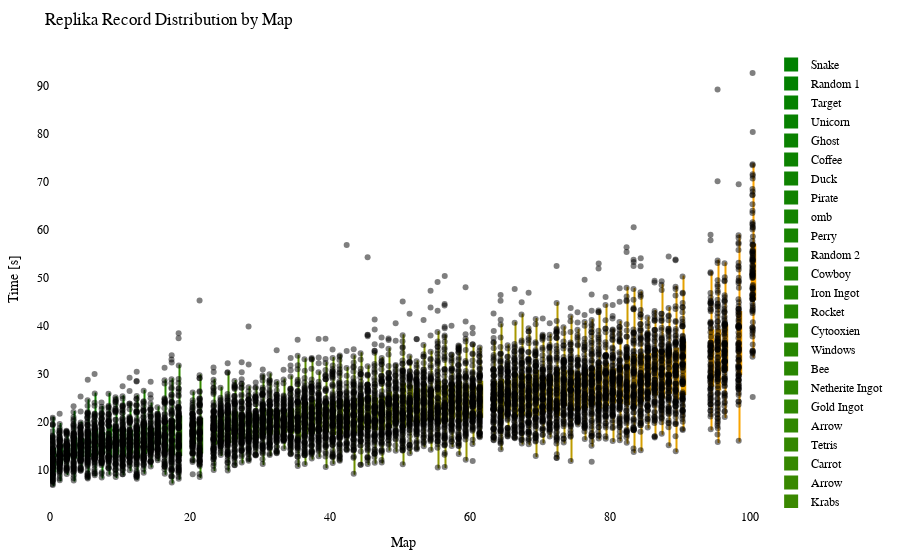

Write notebook code for a chart like this one.
### Code cell
import plotly.graph_objects as go
import plotly.io as pio
from matplotlib.colors import LinearSegmentedColormap, to_hex

df = getRecordsDataframe(minigame="Replika")

# sort df columns by mean value 
df = df.reindex(df.mean().sort_values().index, axis=1)

# drop sum column
df = df.drop(columns=["Sum"])

# replace 25 with NaN
df = df.replace(25, np.nan)

# remove "ms " from column names
df.columns = df.columns.str.replace('ms ', '')

# Exclude the first column (assuming it's the column you don't want to include)
df_to_html = df.iloc[:, 1:]

# Calculate the offset for centering the data points
num_columns = len(df_to_html.columns)
offset = 0.5

# Create a green to orange gradient
cmap = LinearSegmentedColormap.from_list("green_orange", ["green", "orange"])
colors = [to_hex(cmap(i / (num_columns - 1))) for i in range(num_columns)]

# Create a Swarm plot using Plotly
fig = go.Figure()

for i, (column, color) in enumerate(zip(df_to_html.columns, colors)):
    x_values = [i + offset] * len(df_to_html[column])  # Adjust x-values with offset for horizontal centering
    fig.add_trace(go.Box(x=x_values,
                         y=df_to_html[column],
                         name=column,
                         boxpoints='all',
                         pointpos=-0.5,  # Adjust point position to prevent overlapping
                         marker=dict(color='rgba(0,0,0,0.5)', size=6),  # Adjust marker color and size
                         line=dict(color=color),
                         fillcolor=color,
                         hovertext=df_to_html.index,
                         hoverinfo='name+text+y',
                         showlegend=True))

fig.update_layout(title="Replika Record Distribution by Map",
                  xaxis=dict(title="Map"),
                  yaxis=dict(title="Time [s]"),
                  showlegend=True,
                  font=dict(family="Arial", size=12, color="black"),  # Customize font
                  plot_bgcolor="white",  # Set background color
                  margin=dict(l=50, r=50, t=50, b=50),  # Adjust margins for better layout
                  )

# Show the figure
fig.show()

# Export the plot to an HTML file
pio.write_html(fig, "out/repl_swarm_plot.html")

### Figure 1 — Plotly figure (JSON) as saved in the notebook; plotly's stock layout.template omitted (floating-point values rounded to 4 significant figures; data arrays with more than 128 entries replaced by an {"elided": "..."} marker saying what was removed)
{"data": [{"boxpoints": "all", "fillcolor": "#008000", "hoverinfo": "name+text+y", "hovertext": {"elided": "140 str values"}, "line": {"color": "#008000"}, "marker": {"color": "rgba(0,0,0,0.5)", "size": 6}, "name": "Snake", "pointpos": -0.5, "showlegend": true, "type": "box", "x": {"elided": "140 float values"}, "y": {"elided": "140 float values"}}, {"boxpoints": "all", "fillcolor": "#028000", "hoverinfo": "name+text+y", "hovertext": {"elided": "140 str values"}, "line": {"color": "#028000"}, "marker": {"color": "rgba(0,0,0,0.5)", "size": 6}, "name": "Random 1", "pointpos": -0.5, "showlegend": true, "type": "box", "x": {"elided": "140 float values"}, "y": {"elided": "140 float values"}}, {"boxpoints": "all", "fillcolor": "#058100", "hoverinfo": "name+text+y", "hovertext": {"elided": "140 str values"}, "line": {"color": "#058100"}, "marker": {"color": "rgba(0,0,0,0.5)", "size": 6}, "name": "Target", "pointpos": -0.5, "showlegend": true, "type": "box", "x": {"elided": "140 float values"}, "y": {"elided": "140 float values"}}, {"boxpoints": "all", "fillcolor": "#078100", "hoverinfo": "name+text+y", "hovertext": {"elided": "140 str values"}, "line": {"color": "#078100"}, "marker": {"color": "rgba(0,0,0,0.5)", "size": 6}, "name": "Unicorn", "pointpos": -0.5, "showlegend": true, "type": "box", "x": {"elided": "140 float values"}, "y": {"elided": "140 float values"}}, {"boxpoints": "all", "fillcolor": "#0a8100", "hoverinfo": "name+text+y", "hovertext": {"elided": "140 str values"}, "line": {"color": "#0a8100"}, "marker": {"color": "rgba(0,0,0,0.5)", "size": 6}, "name": "Ghost", "pointpos": -0.5, "showlegend": true, "type": "box", "x": {"elided": "140 float values"}, "y": {"elided": "140 float values"}}, {"boxpoints": "all", "fillcolor": "#0c8200", "hoverinfo": "name+text+y", "hovertext": {"elided": "140 str values"}, "line": {"color": "#0c8200"}, "marker": {"color": "rgba(0,0,0,0.5)", "size": 6}, "name": "Coffee", "pointpos": -0.5, "showlegend": true, "type": "box", "x": {"elided": "140 float values"}, "y": {"elided": "140 float values"}}, {"boxpoints": "all", "fillcolor": "#0f8200", "hoverinfo": "name+text+y", "hovertext": {"elided": "140 str values"}, "line": {"color": "#0f8200"}, "marker": {"color": "rgba(0,0,0,0.5)", "size": 6}, "name": "Duck", "pointpos": -0.5, "showlegend": true, "type": "box", "x": {"elided": "140 float values"}, "y": {"elided": "140 float values"}}, {"boxpoints": "all", "fillcolor": "#118200", "hoverinfo": "name+text+y", "hovertext": {"elided": "140 str values"}, "line": {"color": "#118200"}, "marker": {"color": "rgba(0,0,0,0.5)", "size": 6}, "name": "Pirate", "pointpos": -0.5, "showlegend": true, "type": "box", "x": {"elided": "140 float values"}, "y": {"elided": "140 float values"}}, {"boxpoints": "all", "fillcolor": "#148300", "hoverinfo": "name+text+y", "hovertext": {"elided": "140 str values"}, "line": {"color": "#148300"}, "marker": {"color": "rgba(0,0,0,0.5)", "size": 6}, "name": "omb", "pointpos": -0.5, "showlegend": true, "type": "box", "x": {"elided": "140 float values"}, "y": {"elided": "140 float values"}}, {"boxpoints": "all", "fillcolor": "#178300", "hoverinfo": "name+text+y", "hovertext": {"elided": "140 str values"}, "line": {"color": "#178300"}, "marker": {"color": "rgba(0,0,0,0.5)", "size": 6}, "name": "Perry", "pointpos": -0.5, "showlegend": true, "type": "box", "x": {"elided": "140 float values"}, "y": {"elided": "140 float values"}}, {"boxpoints": "all", "fillcolor": "#198400", "hoverinfo": "name+text+y", "hovertext": {"elided": "140 str values"}, "line": {"color": "#198400"}, "marker": {"color": "rgba(0,0,0,0.5)", "size": 6}, "name": "Random 2", "pointpos": -0.5, "showlegend": true, "type": "box", "x": {"elided": "140 float values"}, "y": {"elided": "140 float values"}}, {"boxpoints": "all", "fillcolor": "#1c8400", "hoverinfo": "name+text+y", "hovertext": {"elided": "140 str values"}, "line": {"color": "#1c8400"}, "marker": {"color": "rgba(0,0,0,0.5)", "size": 6}, "name": "Cowboy", "pointpos": -0.5, "showlegend": true, "type": "box", "x": {"elided": "140 float values"}, "y": {"elided": "140 float values"}}, {"boxpoints": "all", "fillcolor": "#1e8400", "hoverinfo": "name+text+y", "hovertext": {"elided": "140 str values"}, "line": {"color": "#1e8400"}, "marker": {"color": "rgba(0,0,0,0.5)", "size": 6}, "name": "Iron Ingot", "pointpos": -0.5, "showlegend": true, "type": "box", "x": {"elided": "140 float values"}, "y": {"elided": "140 float values"}}, {"boxpoints": "all", "fillcolor": "#218500", "hoverinfo": "name+text+y", "hovertext": {"elided": "140 str values"}, "line": {"color": "#218500"}, "marker": {"color": "rgba(0,0,0,0.5)", "size": 6}, "name": "Rocket", "pointpos": -0.5, "showlegend": true, "type": "box", "x": {"elided": "140 float values"}, "y": {"elided": "140 float values"}}, {"boxpoints": "all", "fillcolor": "#238500", "hoverinfo": "name+text+y", "hovertext": {"elided": "140 str values"}, "line": {"color": "#238500"}, "marker": {"color": "rgba(0,0,0,0.5)", "size": 6}, "name": "Cytooxien", "pointpos": -0.5, "showlegend": true, "type": "box", "x": {"elided": "140 float values"}, "y": {"elided": "140 float values"}}, {"boxpoints": "all", "fillcolor": "#268600", "hoverinfo": "name+text+y", "hovertext": {"elided": "140 str values"}, "line": {"color": "#268600"}, "marker": {"color": "rgba(0,0,0,0.5)", "size": 6}, "name": "Windows", "pointpos": -0.5, "showlegend": true, "type": "box", "x": {"elided": "140 float values"}, "y": {"elided": "140 float values"}}, {"boxpoints": "all", "fillcolor": "#288600", "hoverinfo": "name+text+y", "hovertext": {"elided": "140 str values"}, "line": {"color": "#288600"}, "marker": {"color": "rgba(0,0,0,0.5)", "size": 6}, "name": "Bee", "pointpos": -0.5, "showlegend": true, "type": "box", "x": {"elided": "140 float values"}, "y": {"elided": "140 float values"}}, {"boxpoints": "all", "fillcolor": "#2b8600", "hoverinfo": "name+text+y", "hovertext": {"elided": "140 str values"}, "line": {"color": "#2b8600"}, "marker": {"color": "rgba(0,0,0,0.5)", "size": 6}, "name": "Netherite Ingot", "pointpos": -0.5, "showlegend": true, "type": "box", "x": {"elided": "140 float values"}, "y": {"elided": "140 float values"}}, {"boxpoints": "all", "fillcolor": "#2e8700", "hoverinfo": "name+text+y", "hovertext": {"elided": "140 str values"}, "line": {"color": "#2e8700"}, "marker": {"color": "rgba(0,0,0,0.5)", "size": 6}, "name": "Gold Ingot", "pointpos": -0.5, "showlegend": true, "type": "box", "x": {"elided": "140 float values"}, "y": {"elided": "140 float values"}}, {"boxpoints": "all", "fillcolor": "#308700", "hoverinfo": "name+text+y", "hovertext": {"elided": "140 str values"}, "line": {"color": "#308700"}, "marker": {"color": "rgba(0,0,0,0.5)", "size": 6}, "name": "Arrow", "pointpos": -0.5, "showlegend": true, "type": "box", "x": {"elided": "140 float values"}, "y": {"elided": "140x2 float values"}}, {"boxpoints": "all", "fillcolor": "#338700", "hoverinfo": "name+text+y", "hovertext": {"elided": "140 str values"}, "line": {"color": "#338700"}, "marker": {"color": "rgba(0,0,0,0.5)", "size": 6}, "name": "Tetris", "pointpos": -0.5, "showlegend": true, "type": "box", "x": {"elided": "140 float values"}, "y": {"elided": "140 float values"}}, {"boxpoints": "all", "fillcolor": "#358800", "hoverinfo": "name+text+y", "hovertext": {"elided": "140 str values"}, "line": {"color": "#358800"}, "marker": {"color": "rgba(0,0,0,0.5)", "size": 6}, "name": "Carrot", "pointpos": -0.5, "showlegend": true, "type": "box", "x": {"elided": "140 float values"}, "y": {"elided": "140 float values"}}, {"boxpoints": "all", "fillcolor": "#388800", "hoverinfo": "name+text+y", "hovertext": {"elided": "140 str values"}, "line": {"color": "#388800"}, "marker": {"color": "rgba(0,0,0,0.5)", "size": 6}, "name": "Arrow", "pointpos": -0.5, "showlegend": true, "type": "box", "x": {"elided": "140 float values"}, "y": {"elided": "140x2 float values"}}, {"boxpoints": "all", "fillcolor": "#3a8800", "hoverinfo": "name+text+y", "hovertext": {"elided": "140 str values"}, "line": {"color": "#3a8800"}, "marker": {"color": "rgba(0,0,0,0.5)", "size": 6}, "name": "Krabs", "pointpos": -0.5, "showlegend": true, "type": "box", "x": {"elided": "140 float values"}, "y": {"elided": "140 float values"}}, {"boxpoints": "all", "fillcolor": "#3d8900", "hoverinfo": "name+text+y", "hovertext": {"elided": "140 str values"}, "line": {"color": "#3d8900"}, "marker": {"color": "rgba(0,0,0,0.5)", "size": 6}, "name": "Cookie", "pointpos": -0.5, "showlegend": true, "type": "box", "x": {"elided": "140 float values"}, "y": {"elided": "140 float values"}}, {"boxpoints": "all", "fillcolor": "#408900", "hoverinfo": "name+text+y", "hovertext": {"elided": "140 str values"}, "line": {"color": "#408900"}, "marker": {"color": "rgba(0,0,0,0.5)", "size": 6}, "name": "Poppy", "pointpos": -0.5, "showlegend": true, "type": "box", "x": {"elided": "140 float values"}, "y": {"elided": "140 float values"}}, {"boxpoints": "all", "fillcolor": "#428a00", "hoverinfo": "name+text+y", "hovertext": {"elided": "140 str values"}, "line": {"color": "#428a00"}, "marker": {"color": "rgba(0,0,0,0.5)", "size": 6}, "name": "Pacman Ghost", "pointpos": -0.5, "showlegend": true, "type": "box", "x": {"elided": "140 float values"}, "y": {"elided": "140 float values"}}, {"boxpoints": "all", "fillcolor": "#458a00", "hoverinfo": "name+text+y", "hovertext": {"elided": "140 str values"}, "line": {"color": "#458a00"}, "marker": {"color": "rgba(0,0,0,0.5)", "size": 6}, "name": "Water Temple", "pointpos": -0.5, "showlegend": true, "type": "box", "x": {"elided": "140 float values"}, "y": {"elided": "140 float values"}}, {"boxpoints": "all", "fillcolor": "#478a00", "hoverinfo": "name+text+y", "hovertext": {"elided": "140 str values"}, "line": {"color": "#478a00"}, "marker": {"color": "rgba(0,0,0,0.5)", "size": 6}, "name": "Koopa", "pointpos": -0.5, "showlegend": true, "type": "box", "x": {"elided": "140 float values"}, "y": {"elided": "140 float values"}}, {"boxpoints": "all", "fillcolor": "#4a8b00", "hoverinfo": "name+text+y", "hovertext": {"elided": "140 str values"}, "line": {"color": "#4a8b00"}, "marker": {"color": "rgba(0,0,0,0.5)", "size": 6}, "name": "Twitch", "pointpos": -0.5, "showlegend": true, "type": "box", "x": {"elided": "140 float values"}, "y": {"elided": "140 float values"}}, {"boxpoints": "all", "fillcolor": "#4c8b00", "hoverinfo": "name+text+y", "hovertext": {"elided": "140 str values"}, "line": {"color": "#4c8b00"}, "marker": {"color": "rgba(0,0,0,0.5)", "size": 6}, "name": "Mario", "pointpos": -0.5, "showlegend": true, "type": "box", "x": {"elided": "140 float values"}, "y": {"elided": "140 float values"}}, {"boxpoints": "all", "fillcolor": "#4f8b00", "hoverinfo": "name+text+y", "hovertext": {"elided": "140 str values"}, "line": {"color": "#4f8b00"}, "marker": {"color": "rgba(0,0,0,0.5)", "size": 6}, "name": "Poke Ball", "pointpos": -0.5, "showlegend": true, "type": "box", "x": {"elided": "140 float values"}, "y": {"elided": "140 float values"}}, {"boxpoints": "all", "fillcolor": "#518c00", "hoverinfo": "name+text+y", "hovertext": {"elided": "140 str values"}, "line": {"color": "#518c00"}, "marker": {"color": "rgba(0,0,0,0.5)", "size": 6}, "name": "Controller", "pointpos": -0.5, "showlegend": true, "type": "box", "x": {"elided": "140 float values"}, "y": {"elided": "140 float values"}}, {"boxpoints": "all", "fillcolor": "#548c00", "hoverinfo": "name+text+y", "hovertext": {"elided": "140 str values"}, "line": {"color": "#548c00"}, "marker": {"color": "rgba(0,0,0,0.5)", "size": 6}, "name": "Camera", "pointpos": -0.5, "showlegend": true, "type": "box", "x": {"elided": "140 float values"}, "y": {"elided": "140 float values"}}, {"boxpoints": "all", "fillcolor": "#578d00", "hoverinfo": "name+text+y", "hovertext": {"elided": "140 str values"}, "line": {"color": "#578d00"}, "marker": {"color": "rgba(0,0,0,0.5)", "size": 6}, "name": "Diskette", "pointpos": -0.5, "showlegend": true, "type": "box", "x": {"elided": "140 float values"}, "y": {"elided": "140 float values"}}, {"boxpoints": "all", "fillcolor": "#598d00", "hoverinfo": "name+text+y", "hovertext": {"elided": "140 str values"}, "line": {"color": "#598d00"}, "marker": {"color": "rgba(0,0,0,0.5)", "size": 6}, "name": "House", "pointpos": -0.5, "showlegend": true, "type": "box", "x": {"elided": "140 float values"}, "y": {"elided": "140 float values"}}, {"boxpoints": "all", "fillcolor": "#5c8d00", "hoverinfo": "name+text+y", "hovertext": {"elided": "140 str values"}, "line": {"color": "#5c8d00"}, "marker": {"color": "rgba(0,0,0,0.5)", "size": 6}, "name": "Caterpie", "pointpos": -0.5, "showlegend": true, "type": "box", "x": {"elided": "140 float values"}, "y": {"elided": "140 float values"}}, {"boxpoints": "all", "fillcolor": "#5e8e00", "hoverinfo": "name+text+y", "hovertext": {"elided": "140 str values"}, "line": {"color": "#5e8e00"}, "marker": {"color": "rgba(0,0,0,0.5)", "size": 6}, "name": "YouTube", "pointpos": -0.5, "showlegend": true, "type": "box", "x": {"elided": "140 float values"}, "y": {"elided": "140 float values"}}, {"boxpoints": "all", "fillcolor": "#618e00", "hoverinfo": "name+text+y", "hovertext": {"elided": "140 str values"}, "line": {"color": "#618e00"}, "marker": {"color": "rgba(0,0,0,0.5)", "size": 6}, "name": "Parrot", "pointpos": -0.5, "showlegend": true, "type": "box", "x": {"elided": "140 float values"}, "y": {"elided": "140 float values"}}, {"boxpoints": "all", "fillcolor": "#638e00", "hoverinfo": "name+text+y", "hovertext": {"elided": "140 str values"}, "line": {"color": "#638e00"}, "marker": {"color": "rgba(0,0,0,0.5)", "size": 6}, "name": "Baby Yoda", "pointpos": -0.5, "showlegend": true, "type": "box", "x": {"elided": "140 float values"}, "y": {"elided": "140 float values"}}, {"boxpoints": "all", "fillcolor": "#668f00", "hoverinfo": "name+text+y", "hovertext": {"elided": "140 str values"}, "line": {"color": "#668f00"}, "marker": {"color": "rgba(0,0,0,0.5)", "size": 6}, "name": "Sonic", "pointpos": -0.5, "showlegend": true, "type": "box", "x": {"elided": "140 float values"}, "y": {"elided": "140 float values"}}, {"boxpoints": "all", "fillcolor": "#688f00", "hoverinfo": "name+text+y", "hovertext": {"elided": "140 str values"}, "line": {"color": "#688f00"}, "marker": {"color": "rgba(0,0,0,0.5)", "size": 6}, "name": "Chicken", "pointpos": -0.5, "showlegend": true, "type": "box", "x": {"elided": "140 float values"}, "y": {"elided": "140 float values"}}, {"boxpoints": "all", "fillcolor": "#6b9000", "hoverinfo": "name+text+y", "hovertext": {"elided": "140 str values"}, "line": {"color": "#6b9000"}, "marker": {"color": "rgba(0,0,0,0.5)", "size": 6}, "name": "Twitter", "pointpos": -0.5, "showlegend": true, "type": "box", "x": {"elided": "140 float values"}, "y": {"elided": "140 float values"}}, {"boxpoints": "all", "fillcolor": "#6e9000", "hoverinfo": "name+text+y", "hovertext": {"elided": "140 str values"}, "line": {"color": "#6e9000"}, "marker": {"color": "rgba(0,0,0,0.5)", "size": 6}, "name": "Excavator", "pointpos": -0.5, "showlegend": true, "type": "box", "x": {"elided": "140 float values"}, "y": {"elided": "140 float values"}}, {"boxpoints": "all", "fillcolor": "#709000", "hoverinfo": "name+text+y", "hovertext": {"elided": "140 str values"}, "line": {"color": "#709000"}, "marker": {"color": "rgba(0,0,0,0.5)", "size": 6}, "name": "Fox", "pointpos": -0.5, "showlegend": true, "type": "box", "x": {"elided": "140 float values"}, "y": {"elided": "140 float values"}}, {"boxpoints": "all", "fillcolor": "#739100", "hoverinfo": "name+text+y", "hovertext": {"elided": "140 str values"}, "line": {"color": "#739100"}, "marker": {"color": "rgba(0,0,0,0.5)", "size": 6}, "name": "Egg", "pointpos": -0.5, "showlegend": true, "type": "box", "x": {"elided": "140 float values"}, "y": {"elided": "140 float values"}}, {"boxpoints": "all", "fillcolor": "#759100", "hoverinfo": "name+text+y", "hovertext": {"elided": "140 str values"}, "line": {"color": "#759100"}, "marker": {"color": "rgba(0,0,0,0.5)", "size": 6}, "name": "Frog", "pointpos": -0.5, "showlegend": true, "type": "box", "x": {"elided": "140 float values"}, "y": {"elided": "140 float values"}}, {"boxpoints": "all", "fillcolor": "#789100", "hoverinfo": "name+text+y", "hovertext": {"elided": "140 str values"}, "line": {"color": "#789100"}, "marker": {"color": "rgba(0,0,0,0.5)", "size": 6}, "name": "of Meat", "pointpos": -0.5, "showlegend": true, "type": "box", "x": {"elided": "140 float values"}, "y": {"elided": "140 float values"}}, {"boxpoints": "all", "fillcolor": "#7a9200", "hoverinfo": "name+text+y", "hovertext": {"elided": "140 str values"}, "line": {"color": "#7a9200"}, "marker": {"color": "rgba(0,0,0,0.5)", "size": 6}, "name": "Tree", "pointpos": -0.5, "showlegend": true, "type": "box", "x": {"elided": "140 float values"}, "y": {"elided": "140 float values"}}, {"boxpoints": "all", "fillcolor": "#7d9200", "hoverinfo": "name+text+y", "hovertext": {"elided": "140 str values"}, "line": {"color": "#7d9200"}, "marker": {"color": "rgba(0,0,0,0.5)", "size": 6}, "name": "Thinking 2", "pointpos": -0.5, "showlegend": true, "type": "box", "x": {"elided": "140 float values"}, "y": {"elided": "140 float values"}}, {"boxpoints": "all", "fillcolor": "#809300", "hoverinfo": "name+text+y", "hovertext": {"elided": "140 str values"}, "line": {"color": "#809300"}, "marker": {"color": "rgba(0,0,0,0.5)", "size": 6}, "name": "The Sea", "pointpos": -0.5, "showlegend": true, "type": "box", "x": {"elided": "140 float values"}, "y": {"elided": "140 float values"}}, {"boxpoints": "all", "fillcolor": "#829300", "hoverinfo": "name+text+y", "hovertext": {"elided": "140 str values"}, "line": {"color": "#829300"}, "marker": {"color": "rgba(0,0,0,0.5)", "size": 6}, "name": "ppHop 2", "pointpos": -0.5, "showlegend": true, "type": "box", "x": {"elided": "140 float values"}, "y": {"elided": "140 float values"}}, {"boxpoints": "all", "fillcolor": "#859300", "hoverinfo": "name+text+y", "hovertext": {"elided": "140 str values"}, "line": {"color": "#859300"}, "marker": {"color": "rgba(0,0,0,0.5)", "size": 6}, "name": "Thinking", "pointpos": -0.5, "showlegend": true, "type": "box", "x": {"elided": "140 float values"}, "y": {"elided": "140 float values"}}, {"boxpoints": "all", "fillcolor": "#879400", "hoverinfo": "name+text+y", "hovertext": {"elided": "140 str values"}, "line": {"color": "#879400"}, "marker": {"color": "rgba(0,0,0,0.5)", "size": 6}, "name": "Heart", "pointpos": -0.5, "showlegend": true, "type": "box", "x": {"elided": "140 float values"}, "y": {"elided": "140 float values"}}, {"boxpoints": "all", "fillcolor": "#8a9400", "hoverinfo": "name+text+y", "hovertext": {"elided": "140 str values"}, "line": {"color": "#8a9400"}, "marker": {"color": "rgba(0,0,0,0.5)", "size": 6}, "name": "Up", "pointpos": -0.5, "showlegend": true, "type": "box", "x": {"elided": "140 float values"}, "y": {"elided": "140 float values"}}, {"boxpoints": "all", "fillcolor": "#8c9400", "hoverinfo": "name+text+y", "hovertext": {"elided": "140 str values"}, "line": {"color": "#8c9400"}, "marker": {"color": "rgba(0,0,0,0.5)", "size": 6}, "name": "Sheep", "pointpos": -0.5, "showlegend": true, "type": "box", "x": {"elided": "140 float values"}, "y": {"elided": "140 float values"}}, {"boxpoints": "all", "fillcolor": "#8f9500", "hoverinfo": "name+text+y", "hovertext": {"elided": "140 str values"}, "line": {"color": "#8f9500"}, "marker": {"color": "rgba(0,0,0,0.5)", "size": 6}, "name": "Pizza", "pointpos": -0.5, "showlegend": true, "type": "box", "x": {"elided": "140 float values"}, "y": {"elided": "140 float values"}}, {"boxpoints": "all", "fillcolor": "#919500", "hoverinfo": "name+text+y", "hovertext": {"elided": "140 str values"}, "line": {"color": "#919500"}, "marker": {"color": "rgba(0,0,0,0.5)", "size": 6}, "name": "Skeleton", "pointpos": -0.5, "showlegend": true, "type": "box", "x": {"elided": "140 float values"}, "y": {"elided": "140 float values"}}, {"boxpoints": "all", "fillcolor": "#949500", "hoverinfo": "name+text+y", "hovertext": {"elided": "140 str values"}, "line": {"color": "#949500"}, "marker": {"color": "rgba(0,0,0,0.5)", "size": 6}, "name": "French Fries", "pointpos": -0.5, "showlegend": true, "type": "box", "x": {"elided": "140 float values"}, "y": {"elided": "140 float values"}}, {"boxpoints": "all", "fillcolor": "#979600", "hoverinfo": "name+text+y", "hovertext": {"elided": "140 str values"}, "line": {"color": "#979600"}, "marker": {"color": "rgba(0,0,0,0.5)", "size": 6}, "name": "Cherry", "pointpos": -0.5, "showlegend": true, "type": "box", "x": {"elided": "140 float values"}, "y": {"elided": "140 float values"}}, {"boxpoints": "all", "fillcolor": "#999600", "hoverinfo": "name+text+y", "hovertext": {"elided": "140 str values"}, "line": {"color": "#999600"}, "marker": {"color": "rgba(0,0,0,0.5)", "size": 6}, "name": "Mountain", "pointpos": -0.5, "showlegend": true, "type": "box", "x": {"elided": "140 float values"}, "y": {"elided": "140 float values"}}, {"boxpoints": "all", "fillcolor": "#9c9700", "hoverinfo": "name+text+y", "hovertext": {"elided": "140 str values"}, "line": {"color": "#9c9700"}, "marker": {"color": "rgba(0,0,0,0.5)", "size": 6}, "name": "Among Us", "pointpos": -0.5, "showlegend": true, "type": "box", "x": {"elided": "140 float values"}, "y": {"elided": "140 float values"}}, {"boxpoints": "all", "fillcolor": "#9e9700", "hoverinfo": "name+text+y", "hovertext": {"elided": "140 str values"}, "line": {"color": "#9e9700"}, "marker": {"color": "rgba(0,0,0,0.5)", "size": 6}, "name": "Cow", "pointpos": -0.5, "showlegend": true, "type": "box", "x": {"elided": "140 float values"}, "y": {"elided": "140x2 float values"}}, {"boxpoints": "all", "fillcolor": "#a19700", "hoverinfo": "name+text+y", "hovertext": {"elided": "140 str values"}, "line": {"color": "#a19700"}, "marker": {"color": "rgba(0,0,0,0.5)", "size": 6}, "name": "Hourglass", "pointpos": -0.5, "showlegend": true, "type": "box", "x": {"elided": "140 float values"}, "y": {"elided": "140 float values"}}, {"boxpoints": "all", "fillcolor": "#a39800", "hoverinfo": "name+text+y", "hovertext": {"elided": "140 str values"}, "line": {"color": "#a39800"}, "marker": {"color": "rgba(0,0,0,0.5)", "size": 6}, "name": "Wizard", "pointpos": -0.5, "showlegend": true, "type": "box", "x": {"elided": "140 float values"}, "y": {"elided": "140 float values"}}, {"boxpoints": "all", "fillcolor": "#a69800", "hoverinfo": "name+text+y", "hovertext": {"elided": "140 str values"}, "line": {"color": "#a69800"}, "marker": {"color": "rgba(0,0,0,0.5)", "size": 6}, "name": "Blue Monster", "pointpos": -0.5, "showlegend": true, "type": "box", "x": {"elided": "140 float values"}, "y": {"elided": "140 float values"}}, {"boxpoints": "all", "fillcolor": "#a89800", "hoverinfo": "name+text+y", "hovertext": {"elided": "140 str values"}, "line": {"color": "#a89800"}, "marker": {"color": "rgba(0,0,0,0.5)", "size": 6}, "name": "Galaxian Alien", "pointpos": -0.5, "showlegend": true, "type": "box", "x": {"elided": "140 float values"}, "y": {"elided": "140 float values"}}, {"boxpoints": "all", "fillcolor": "#ab9900", "hoverinfo": "name+text+y", "hovertext": {"elided": "140 str values"}, "line": {"color": "#ab9900"}, "marker": {"color": "rgba(0,0,0,0.5)", "size": 6}, "name": "Zombie", "pointpos": -0.5, "showlegend": true, "type": "box", "x": {"elided": "140 float values"}, "y": {"elided": "140 float values"}}, {"boxpoints": "all", "fillcolor": "#ae9900", "hoverinfo": "name+text+y", "hovertext": {"elided": "140 str values"}, "line": {"color": "#ae9900"}, "marker": {"color": "rgba(0,0,0,0.5)", "size": 6}, "name": "ppHop 1", "pointpos": -0.5, "showlegend": true, "type": "box", "x": {"elided": "140 float values"}, "y": {"elided": "140 float values"}}, {"boxpoints": "all", "fillcolor": "#b09a00", "hoverinfo": "name+text+y", "hovertext": {"elided": "140 str values"}, "line": {"color": "#b09a00"}, "marker": {"color": "rgba(0,0,0,0.5)", "size": 6}, "name": "Eevee", "pointpos": -0.5, "showlegend": true, "type": "box", "x": {"elided": "140 float values"}, "y": {"elided": "140 float values"}}, {"boxpoints": "all", "fillcolor": "#b39a00", "hoverinfo": "name+text+y", "hovertext": {"elided": "140 str values"}, "line": {"color": "#b39a00"}, "marker": {"color": "rgba(0,0,0,0.5)", "size": 6}, "name": "Spider", "pointpos": -0.5, "showlegend": true, "type": "box", "x": {"elided": "140 float values"}, "y": {"elided": "140 float values"}}, {"boxpoints": "all", "fillcolor": "#b59a00", "hoverinfo": "name+text+y", "hovertext": {"elided": "140 str values"}, "line": {"color": "#b59a00"}, "marker": {"color": "rgba(0,0,0,0.5)", "size": 6}, "name": "Turtle", "pointpos": -0.5, "showlegend": true, "type": "box", "x": {"elided": "140 float values"}, "y": {"elided": "140 float values"}}, {"boxpoints": "all", "fillcolor": "#b89b00", "hoverinfo": "name+text+y", "hovertext": {"elided": "140 str values"}, "line": {"color": "#b89b00"}, "marker": {"color": "rgba(0,0,0,0.5)", "size": 6}, "name": "Penguin", "pointpos": -0.5, "showlegend": true, "type": "box", "x": {"elided": "140 float values"}, "y": {"elided": "140 float values"}}, {"boxpoints": "all", "fillcolor": "#ba9b00", "hoverinfo": "name+text+y", "hovertext": {"elided": "140 str values"}, "line": {"color": "#ba9b00"}, "marker": {"color": "rgba(0,0,0,0.5)", "size": 6}, "name": "Slime", "pointpos": -0.5, "showlegend": true, "type": "box", "x": {"elided": "140 float values"}, "y": {"elided": "140 float values"}}, {"boxpoints": "all", "fillcolor": "#bd9b00", "hoverinfo": "name+text+y", "hovertext": {"elided": "140 str values"}, "line": {"color": "#bd9b00"}, "marker": {"color": "rgba(0,0,0,0.5)", "size": 6}, "name": "Mouse", "pointpos": -0.5, "showlegend": true, "type": "box", "x": {"elided": "140 float values"}, "y": {"elided": "140 float values"}}, {"boxpoints": "all", "fillcolor": "#c09c00", "hoverinfo": "name+text+y", "hovertext": {"elided": "140 str values"}, "line": {"color": "#c09c00"}, "marker": {"color": "rgba(0,0,0,0.5)", "size": 6}, "name": "Instagram", "pointpos": -0.5, "showlegend": true, "type": "box", "x": {"elided": "140 float values"}, "y": {"elided": "140 float values"}}, {"boxpoints": "all", "fillcolor": "#c29c00", "hoverinfo": "name+text+y", "hovertext": {"elided": "140 str values"}, "line": {"color": "#c29c00"}, "marker": {"color": "rgba(0,0,0,0.5)", "size": 6}, "name": "muss los", "pointpos": -0.5, "showlegend": true, "type": "box", "x": {"elided": "140 float values"}, "y": {"elided": "140 float values"}}, {"boxpoints": "all", "fillcolor": "#c59d00", "hoverinfo": "name+text+y", "hovertext": {"elided": "140 str values"}, "line": {"color": "#c59d00"}, "marker": {"color": "rgba(0,0,0,0.5)", "size": 6}, "name": "Skeleton Skull", "pointpos": -0.5, "showlegend": true, "type": "box", "x": {"elided": "140 float values"}, "y": {"elided": "140 float values"}}, {"boxpoints": "all", "fillcolor": "#c79d00", "hoverinfo": "name+text+y", "hovertext": {"elided": "140 str values"}, "line": {"color": "#c79d00"}, "marker": {"color": "rgba(0,0,0,0.5)", "size": 6}, "name": "Blinky", "pointpos": -0.5, "showlegend": true, "type": "box", "x": {"elided": "140 float values"}, "y": {"elided": "140 float values"}}, {"boxpoints": "all", "fillcolor": "#ca9d00", "hoverinfo": "name+text+y", "hovertext": {"elided": "140 str values"}, "line": {"color": "#ca9d00"}, "marker": {"color": "rgba(0,0,0,0.5)", "size": 6}, "name": "Cake", "pointpos": -0.5, "showlegend": true, "type": "box", "x": {"elided": "140 float values"}, "y": {"elided": "140 float values"}}, {"boxpoints": "all", "fillcolor": "#cc9e00", "hoverinfo": "name+text+y", "hovertext": {"elided": "140 str values"}, "line": {"color": "#cc9e00"}, "marker": {"color": "rgba(0,0,0,0.5)", "size": 6}, "name": "Charizard", "pointpos": -0.5, "showlegend": true, "type": "box", "x": {"elided": "140 float values"}, "y": {"elided": "140 float values"}}, {"boxpoints": "all", "fillcolor": "#cf9e00", "hoverinfo": "name+text+y", "hovertext": {"elided": "140 str values"}, "line": {"color": "#cf9e00"}, "marker": {"color": "rgba(0,0,0,0.5)", "size": 6}, "name": "Globe", "pointpos": -0.5, "showlegend": true, "type": "box", "x": {"elided": "140 float values"}, "y": {"elided": "140 float values"}}, {"boxpoints": "all", "fillcolor": "#d19e00", "hoverinfo": "name+text+y", "hovertext": {"elided": "140 str values"}, "line": {"color": "#d19e00"}, "marker": {"color": "rgba(0,0,0,0.5)", "size": 6}, "name": "Princess", "pointpos": -0.5, "showlegend": true, "type": "box", "x": {"elided": "140 float values"}, "y": {"elided": "140 float values"}}, {"boxpoints": "all", "fillcolor": "#d49f00", "hoverinfo": "name+text+y", "hovertext": {"elided": "140 str values"}, "line": {"color": "#d49f00"}, "marker": {"color": "rgba(0,0,0,0.5)", "size": 6}, "name": "Apple", "pointpos": -0.5, "showlegend": true, "type": "box", "x": {"elided": "140 float values"}, "y": {"elided": "140 float values"}}, {"boxpoints": "all", "fillcolor": "#d79f00", "hoverinfo": "name+text+y", "hovertext": {"elided": "140 str values"}, "line": {"color": "#d79f00"}, "marker": {"color": "rgba(0,0,0,0.5)", "size": 6}, "name": "Kitty", "pointpos": -0.5, "showlegend": true, "type": "box", "x": {"elided": "140 float values"}, "y": {"elided": "140 float values"}}, {"boxpoints": "all", "fillcolor": "#d99f00", "hoverinfo": "name+text+y", "hovertext": {"elided": "140 str values"}, "line": {"color": "#d99f00"}, "marker": {"color": "rgba(0,0,0,0.5)", "size": 6}, "name": "TNT", "pointpos": -0.5, "showlegend": true, "type": "box", "x": {"elided": "140 float values"}, "y": {"elided": "140 float values"}}, {"boxpoints": "all", "fillcolor": "#dca000", "hoverinfo": "name+text+y", "hovertext": {"elided": "140 str values"}, "line": {"color": "#dca000"}, "marker": {"color": "rgba(0,0,0,0.5)", "size": 6}, "name": "Smurf", "pointpos": -0.5, "showlegend": true, "type": "box", "x": {"elided": "140 float values"}, "y": {"elided": "140 float values"}}, {"boxpoints": "all", "fillcolor": "#dea000", "hoverinfo": "name+text+y", "hovertext": {"elided": "140 str values"}, "line": {"color": "#dea000"}, "marker": {"color": "rgba(0,0,0,0.5)", "size": 6}, "name": "Mooshroom", "pointpos": -0.5, "showlegend": true, "type": "box", "x": {"elided": "140 float values"}, "y": {"elided": "140 float values"}}, {"boxpoints": "all", "fillcolor": "#e1a100", "hoverinfo": "name+text+y", "hovertext": {"elided": "140 str values"}, "line": {"color": "#e1a100"}, "marker": {"color": "rgba(0,0,0,0.5)", "size": 6}, "name": "Robin Hood", "pointpos": -0.5, "showlegend": true, "type": "box", "x": {"elided": "140 float values"}, "y": {"elided": "140 float values"}}, {"boxpoints": "all", "fillcolor": "#e3a100", "hoverinfo": "name+text+y", "hovertext": {"elided": "140 str values"}, "line": {"color": "#e3a100"}, "marker": {"color": "rgba(0,0,0,0.5)", "size": 6}, "name": "Toad", "pointpos": -0.5, "showlegend": true, "type": "box", "x": {"elided": "140 float values"}, "y": {"elided": "140 float values"}}, {"boxpoints": "all", "fillcolor": "#e6a100", "hoverinfo": "name+text+y", "hovertext": {"elided": "140 str values"}, "line": {"color": "#e6a100"}, "marker": {"color": "rgba(0,0,0,0.5)", "size": 6}, "name": "Guardian", "pointpos": -0.5, "showlegend": true, "type": "box", "x": {"elided": "140 float values"}, "y": {"elided": "140 float values"}}, {"boxpoints": "all", "fillcolor": "#e8a200", "hoverinfo": "name+text+y", "hovertext": {"elided": "140 str values"}, "line": {"color": "#e8a200"}, "marker": {"color": "rgba(0,0,0,0.5)", "size": 6}, "name": "Doge", "pointpos": -0.5, "showlegend": true, "type": "box", "x": {"elided": "140 float values"}, "y": {"elided": "140x2 float values"}}, {"boxpoints": "all", "fillcolor": "#eba200", "hoverinfo": "name+text+y", "hovertext": {"elided": "140 str values"}, "line": {"color": "#eba200"}, "marker": {"color": "rgba(0,0,0,0.5)", "size": 6}, "name": "Cow", "pointpos": -0.5, "showlegend": true, "type": "box", "x": {"elided": "140 float values"}, "y": {"elided": "140x2 float values"}}, {"boxpoints": "all", "fillcolor": "#eea300", "hoverinfo": "name+text+y", "hovertext": {"elided": "140 str values"}, "line": {"color": "#eea300"}, "marker": {"color": "rgba(0,0,0,0.5)", "size": 6}, "name": "Doge", "pointpos": -0.5, "showlegend": true, "type": "box", "x": {"elided": "140 float values"}, "y": {"elided": "140x2 float values"}}, {"boxpoints": "all", "fillcolor": "#f0a300", "hoverinfo": "name+text+y", "hovertext": {"elided": "140 str values"}, "line": {"color": "#f0a300"}, "marker": {"color": "rgba(0,0,0,0.5)", "size": 6}, "name": "Kirby", "pointpos": -0.5, "showlegend": true, "type": "box", "x": {"elided": "140 float values"}, "y": {"elided": "140 float values"}}, {"boxpoints": "all", "fillcolor": "#f3a300", "hoverinfo": "name+text+y", "hovertext": {"elided": "140 str values"}, "line": {"color": "#f3a300"}, "marker": {"color": "rgba(0,0,0,0.5)", "size": 6}, "name": "Ender Pearl", "pointpos": -0.5, "showlegend": true, "type": "box", "x": {"elided": "140 float values"}, "y": {"elided": "140 float values"}}, {"boxpoints": "all", "fillcolor": "#f5a400", "hoverinfo": "name+text+y", "hovertext": {"elided": "140 str values"}, "line": {"color": "#f5a400"}, "marker": {"color": "rgba(0,0,0,0.5)", "size": 6}, "name": "Piranha Plant", "pointpos": -0.5, "showlegend": true, "type": "box", "x": {"elided": "140 float values"}, "y": {"elided": "140 float values"}}, {"boxpoints": "all", "fillcolor": "#f8a400", "hoverinfo": "name+text+y", "hovertext": {"elided": "140 str values"}, "line": {"color": "#f8a400"}, "marker": {"color": "rgba(0,0,0,0.5)", "size": 6}, "name": "Deadpool", "pointpos": -0.5, "showlegend": true, "type": "box", "x": {"elided": "140 float values"}, "y": {"elided": "140x2 float values"}}, {"boxpoints": "all", "fillcolor": "#faa400", "hoverinfo": "name+text+y", "hovertext": {"elided": "140 str values"}, "line": {"color": "#faa400"}, "marker": {"color": "rgba(0,0,0,0.5)", "size": 6}, "name": "Pikachu", "pointpos": -0.5, "showlegend": true, "type": "box", "x": {"elided": "140 float values"}, "y": {"elided": "140 float values"}}, {"boxpoints": "all", "fillcolor": "#fda500", "hoverinfo": "name+text+y", "hovertext": {"elided": "140 str values"}, "line": {"color": "#fda500"}, "marker": {"color": "rgba(0,0,0,0.5)", "size": 6}, "name": "Deadpool", "pointpos": -0.5, "showlegend": true, "type": "box", "x": {"elided": "140 float values"}, "y": {"elided": "140x2 float values"}}, {"boxpoints": "all", "fillcolor": "#ffa500", "hoverinfo": "name+text+y", "hovertext": {"elided": "140 str values"}, "line": {"color": "#ffa500"}, "marker": {"color": "rgba(0,0,0,0.5)", "size": 6}, "name": "Creeper", "pointpos": -0.5, "showlegend": true, "type": "box", "x": {"elided": "140 float values"}, "y": {"elided": "140 float values"}}], "layout": {"font": {"color": "black", "family": "Arial", "size": 12}, "margin": {"b": 50, "l": 50, "r": 50, "t": 50}, "plot_bgcolor": "white", "showlegend": true, "title": {"text": "Replika Record Distribution by Map"}, "xaxis": {"title": {"text": "Map"}}, "yaxis": {"title": {"text": "Time [s]"}}}}
